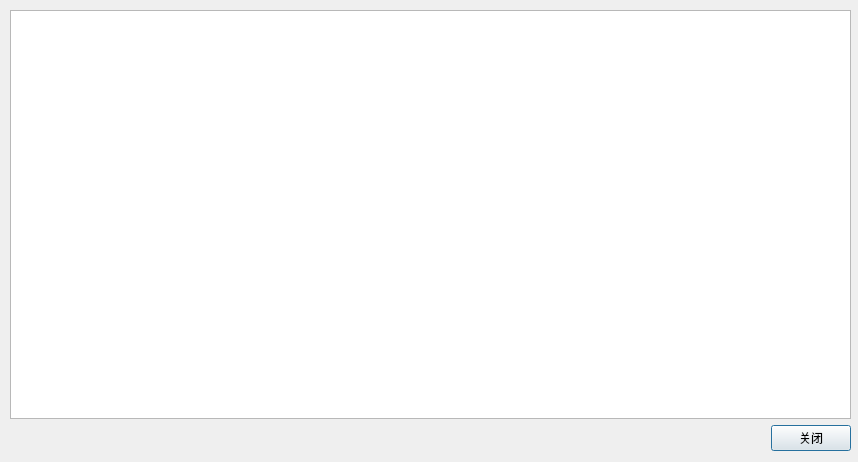
<?xml version="1.0" encoding="UTF-8"?>
<ui version="4.0">
 <class>SourceView</class>
 <widget class="QDialog" name="SourceView">
  <property name="geometry">
   <rect>
    <x>0</x>
    <y>0</y>
    <width>858</width>
    <height>462</height>
   </rect>
  </property>
  <property name="windowTitle">
   <string>Dialog</string>
  </property>
  <widget class="QWidget" name="">
   <property name="geometry">
    <rect>
     <x>10</x>
     <y>10</y>
     <width>841</width>
     <height>441</height>
    </rect>
   </property>
   <layout class="QGridLayout" name="gridLayout">
    <item row="0" column="0">
     <widget class="QTextEdit" name="sourceTextEdit"/>
    </item>
    <item row="1" column="0">
     <layout class="QHBoxLayout" name="horizontalLayout">
      <item>
       <spacer name="horizontalSpacer">
        <property name="orientation">
         <enum>Qt::Horizontal</enum>
        </property>
        <property name="sizeHint" stdset="0">
         <size>
          <width>40</width>
          <height>20</height>
         </size>
        </property>
       </spacer>
      </item>
      <item>
       <widget class="QPushButton" name="closePushButton">
        <property name="text">
         <string>关闭</string>
        </property>
       </widget>
      </item>
     </layout>
    </item>
   </layout>
  </widget>
 </widget>
 <resources/>
 <connections>
  <connection>
   <sender>closePushButton</sender>
   <signal>clicked()</signal>
   <receiver>SourceView</receiver>
   <slot>close()</slot>
   <hints>
    <hint type="sourcelabel">
     <x>783</x>
     <y>428</y>
    </hint>
    <hint type="destinationlabel">
     <x>637</x>
     <y>468</y>
    </hint>
   </hints>
  </connection>
 </connections>
</ui>
